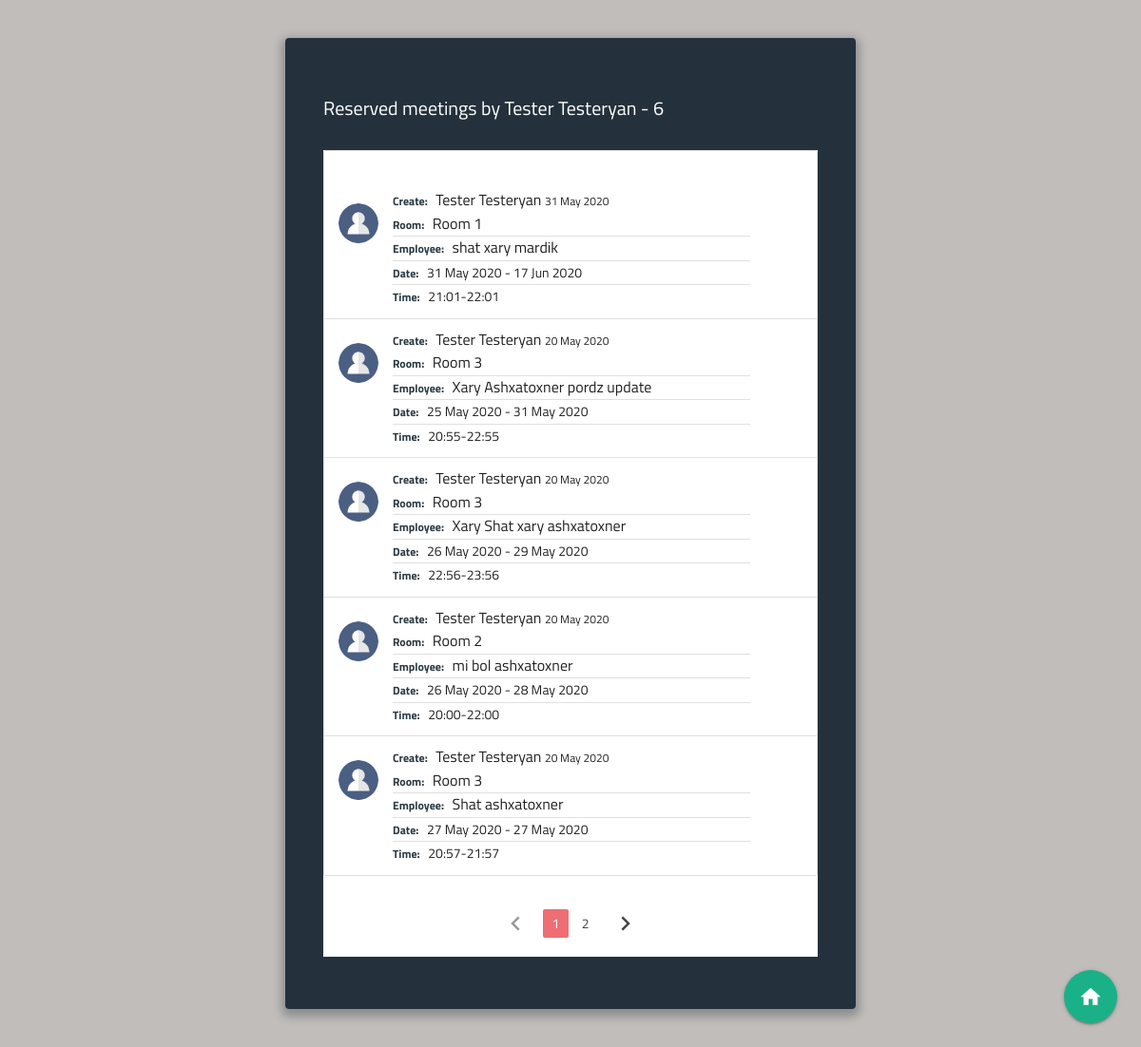
/user/2, run on the app's committed database.
### meeting_app/models.py (models this page shows, shortened)
class User(db.Model, UserMixin):
  id = db.Column(db.Integer, primary_key=True)
  fname = db.Column(db.String(60), nullable=False)
  lname = db.Column(db.String(60), nullable=False)
  email = db.Column(db.String(120), unique=True, nullable=False)
  image_file = db.Column(db.String(20), nullable=False, default='avatar.png')
  usertype = db.Column(db.String(20), nullable=False, default="user")
  password = db.Column(db.String(60), nullable=False)
  created_meetings = db.relationship('Meeting', backref='author', lazy=True)

class Meeting(db.Model):
  id = db.Column(db.Integer, primary_key=True)
  room = db.Column(db.String(100), nullable=False)
  employee = db.Column(db.String(250), nullable=False)
  start_date = db.Column(db.Date, nullable=False)
  end_date = db.Column(db.Date)
  start_time = db.Column(db.Time, nullable=False)
  end_time = db.Column(db.Time, nullable=False)
  created_date = db.Column(db.DateTime, nullable=False, default=datetime.utcnow)
  user_id = db.Column(db.Integer, db.ForeignKey('user.id'), nullable=False)

### meeting_app/users/routes.py (the view)
@users.route('/user/<int:id>')
def user_reserves(id):
  page = request.args.get('page', type=int)
  user=User.query.filter_by(id=id).first_or_404()
  current_date = datetime(datetime.today().year, datetime.today().month, datetime.today().day)
  date_now = current_date - timedelta(days = 1)
  meetings = Meeting.query.filter_by(author=user).order_by(Meeting.end_date.desc())\
                    .paginate(page=page,per_page=5)
  return render_template('user_reserves.html', meetings=meetings, user=user, current_date=current_date)

### meeting_app/templates/user_reserves.html (shortened to what this page needs)
{%extends "layout.html"%}
{% block content %}
<div class="wrap">
<section class="user-reserves-section">
    <h4>Reserved meetings by  {{user.fname}} {{user.lname}} - {{meetings.total}}</h4>
<div id="shedule">
 <ul class="collection">
  {% if meetings.items != [] %}
    {% for meeting in meetings.items %}
    <li class="collection-item avatar">
      <div class="img-wrapper circle">
        <div class="img " style="background-image: url({{url_for('static', filename='img/'+meeting.author.image_file, )}})"></div>
      </div>
      <span class="title5 collection-title">Create:</span>
      <a href="{{url_for('users.user_reserves', id=meeting.author.id)}}"></a>{{meeting.author.fname}} {{meeting.author.lname}} </a>
      <span class="small-text">{{meeting.created_date.strftime('%d %b %Y')}}  </span>
      <p>
        <span class="collection-title">Room:</span>    {{meeting.room}}
        <p class="divider"></p>
        <span class="collection-title">Employee:</span> {{meeting.employee}}
        <p class="divider"></p>
        {% if meeting.end_date %}
          <span class="collection-title">Date:</span> <span class="date">{{ meeting.start_date.strftime('%d %b %Y')}} -
          {{meeting.end_date.strftime('%d %b %Y')}} </span>
        {% else %}
        <span class="date"> {{ meeting.start_date.strftime('%d %b %Y')}}</span>
        {% endif %}
        <p class="divider"></p>
        <span class="collection-title">Time:</span> <span class="date">{{meeting.start_time.strftime('%H:%M')}}-{{meeting.end_time.strftime('%H:%M')}}</span>
      </p>
    </li>
    {%endfor%}
  </ul>
  <ul class="pagination">
    {% if meetings.has_prev %}
    <li class="arrow"><a  href="{{ url_for('users.user_reserves', id=user.id, page=meetings.prev_num)}}"><i class="material-icons">chevron_left</i></a></li>
    {% else %}
    <li class="disabled"><a href="#!"><i class="material-icons">chevron_left</i></a></li>
    {% endif %}
    {% for page_num in meetings.iter_pages(left_edge=1, right_edge=1, left_current=1,right_current=2) %}
      {% if page_num %}
        {% if meetings.page ==page_num %}
          <li class="active"> <a href="{{ url_for('users.user_reserves', id=user.id, page=page_num)}}">{{page_num}}</a></li>
        {% else %}
          <li class="waves-effect pag-element"> <a href="{{ url_for('users.user_reserves', id=user.id, page=page_num)}}">{{page_num}}</a></li>
        {% endif %}
      {% else %}
        <span>...</span>
      {% endif %}
    {% endfor %}
    {% if meetings.has_next %}
      <li class="arrow"><a href="{{ url_for('users.user_reserves', id=user.id, page=meetings.next_num)}}"><i class="material-icons">chevron_right</i></a></li>
    {% else %}
    <li class="disabled"><a href="#!"><i class="material-icons">chevron_right</i></a></li>
    {% endif %}
    {% else %}
    <p class="no-shedules">There are no scheduled meetings, please add a meeting...</p>
    {% endif %}
  </ul>
</div>
<div class="fixed-button-wrapper">
  <a class="btn-floating btn-large" href="{{url_for('main.index')}}"><i class="material-icons">home</i></a>
</div>
</section>
</div>
{% endblock %}

### meeting_app/static/css/style.css (style rules this page uses)
*, *:before, *:after { box-sizing: border-box; outline: none; }
html { overflow-y: scroll; }
body { background: #c1bdba; font-family: "Titillium Web", sans-serif; }
a { text-decoration: none; color: #1ab188; transition: 0.5s ease; }
.wrap { background: rgba(19, 35, 47, 0.9); padding: 40px; max-width: 600px; margin: 40px auto; border-radius: 4px; box-shadow: 0 4px 10px 4px rgba(19, 35, 47, 0.3); }
.collection .collection-item { position: relative; padding-right: 70px; }
#shedule { background-color: #fff; }
.fixed-button-wrapper { position: fixed; right: 25px; bottom: 25px; }
.fixed-button-wrapper .btn-floating { background-color: #1ab188; }
.fixed-button-wrapper .btn-floating i { font-size: 1.7rem; }
#shedule .img-wrapper { position: absolute; width: 42px; height: 42px; overflow: hidden; left: 15px; top: 25px; display: inline-block; vertical-align: middle; }
#shedule .img-wrapper .img { position: absolute; top: 0; left: 0; bottom: 0; right: 0; background-size: cover; background-repeat: no-repeat; background-position: center; }
#shedule .collection-title { color: rgba(19, 35, 47, 0.9); font-weight: bold; margin-right: 5px; font-size:12px; }
.collection { font-size: 16px; padding-top: 30px; }
#shedule .small-text { font-size: 12px; }
#shedule .date { font-size: 14px; }
.pagination { text-align: center; padding: 20px 0; }
.pagination li a { font-size: 14px; }
.user-reserves-section h4 { color:#fff; padding-bottom:20px; font-size: 20px; }

### data on the page
User: fname "Tester", lname "Testeryan"
Meeting: image_file (placeholder picture), author.fname "Tester", author.lname "Testeryan", created_date "31 May 2020", room "Room 1", employee "shat xary mardik", start_date "31 May 2020", end_date "17 Jun 2020", start_time "21:01", end_time "22:01"
Meeting: image_file (placeholder picture), author.fname "Tester", author.lname "Testeryan", created_date "20 May 2020", room "Room 3", employee "Xary Ashxatoxner pordz update", start_date "25 May 2020", end_date "31 May 2020", start_time "20:55", end_time "22:55"
Meeting: image_file (placeholder picture), author.fname "Tester", author.lname "Testeryan", created_date "20 May 2020", room "Room 3", employee "Xary Shat xary ashxatoxner", start_date "26 May 2020", end_date "29 May 2020", start_time "22:56", end_time "23:56"
Meeting: image_file (placeholder picture), author.fname "Tester", author.lname "Testeryan", created_date "20 May 2020", room "Room 2", employee "mi bol ashxatoxner", start_date "26 May 2020", end_date "28 May 2020", start_time "20:00", end_time "22:00"
Meeting: image_file (placeholder picture), author.fname "Tester", author.lname "Testeryan", created_date "20 May 2020", room "Room 3", employee "Shat ashxatoxner", start_date "27 May 2020", end_date "27 May 2020", start_time "20:57", end_time "21:57"

### other printed values
{{ meetings.total }} "6"
{{ page_num }} "1"
{{ page_num }} "2"
